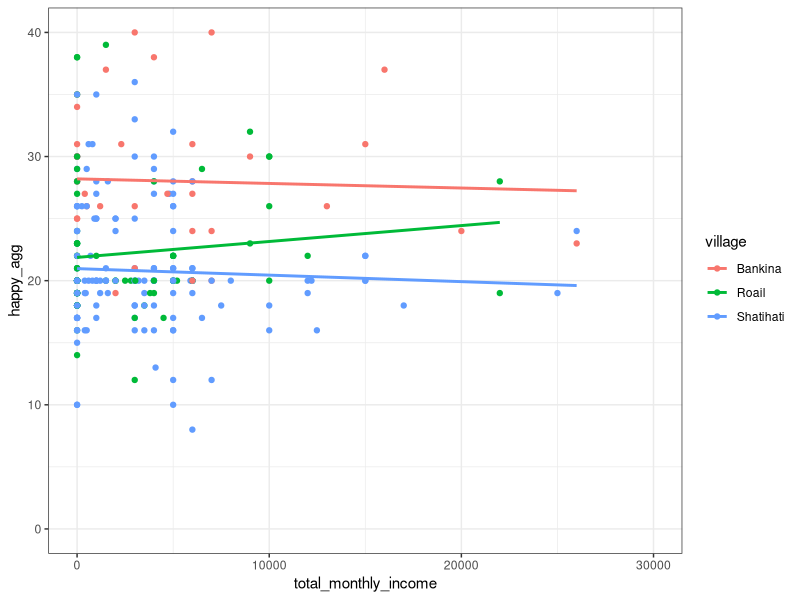
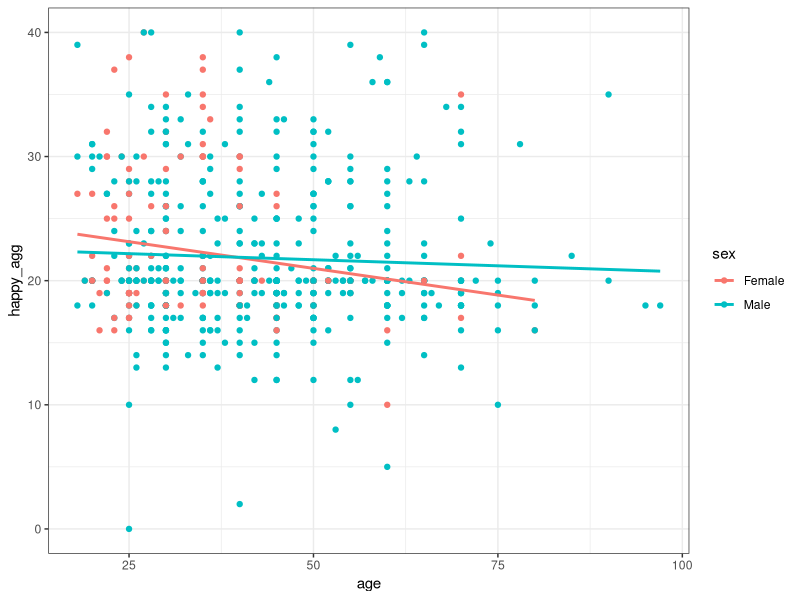
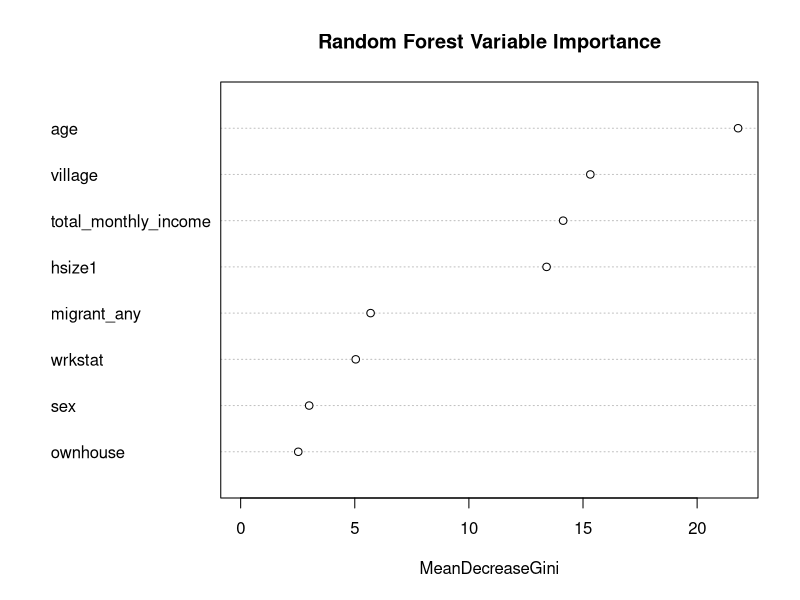

Reproduce these figures in R, in order.
#Cleaning and Isolating the Household dataset down to variables that we want to use
#I am using the hosuehold data csv file in the most recent version
#You should import the dataset manually from your computer and then select and hit import dataset again and make sure it is in your environment

library(readr)
library(tidyverse)
library(randomForest)

Household <- read_csv("Household.csv")

data <- Household


for (i in 1:nrow(data)){
  if (data$mo_wageinc1[i] == ".n"){
    data$mo_wageinc1[i] <- 0
  }
  
  if (data$mo_nonwageinc1[i] == ".n"){
    data$mo_nonwageinc1[i] <- 0
  }
  
  if (data$mo_wageinc2[i] == ".n"){
    data$mo_wageinc2[i] <- 0
  }
  
  if (data$mo_nonwageinc2[i] == ".n"){
    data$mo_nonwageinc2[i] <- 0
  }
}

data_1 <- data %>%
  select(newid, hsize1, village, migrant_any, wrkstat, age, sex, marital, happy, happy_future, ownhouse, mo_wageinc1, mo_nonwageinc1, mo_wageinc2, mo_nonwageinc2, happy_past, satcur_job, satcur_achieve, satcur_livstandard, satcur_health, satcur_safe, satcur_comm, satcur_finsec, satcur_leistime, satcur_socenv, satcur_fam) %>%
  mutate(hsize1 = as.numeric(hsize1)) %>%
  mutate(age = as.numeric(age)) %>%
  mutate(mo_wageinc1 = as.numeric(mo_wageinc1)) %>%
  mutate(mo_nonwageinc1 = as.numeric(mo_nonwageinc1)) %>%
  mutate(mo_wageinc2 = as.numeric(mo_wageinc2)) %>%
  mutate(mo_nonwageinc2 = as.numeric(mo_nonwageinc2)) %>%
  filter(happy != ".m") %>%
  filter(happy_past != ".m") %>%
  filter(happy_future != ".m") %>%
  filter(satcur_job != ".n") %>%
  filter(satcur_job != ".m" & satcur_achieve != ".m" & satcur_livstandard != ".m" & satcur_health != ".m" & satcur_safe != ".m" & satcur_comm != ".m" & satcur_finsec != ".m" & satcur_leistime != ".m" & satcur_socenv != ".m" & satcur_fam  != ".m") %>%
  mutate(across(c("happy", "satcur_job", "satcur_achieve", "satcur_livstandard", "satcur_health", "satcur_safe", "satcur_comm", "satcur_finsec", "satcur_leistime", "satcur_socenv", "satcur_fam"), as.factor)) %>%
  mutate(across(c("happy", "satcur_job", "satcur_achieve", "satcur_livstandard", "satcur_health", "satcur_safe", "satcur_comm", "satcur_finsec", "satcur_leistime", "satcur_socenv", "satcur_fam"), ~ fct_relevel(., c("Not at all satisfied", "Somewhat unsatisfied", "Satisfied", "Quite satisfied", "Completely satisfied")))) %>%
  mutate(happy_past = as.factor(happy_past)) %>%
  mutate(happy_past = fct_relevel(happy_past, c("Worse", "Same", "Better"))) %>%
  mutate(happy_future = as.factor(happy_future)) %>%
  mutate(happy_future = fct_relevel(happy_future, c("Worse", "Same", "Better"))) %>%
  mutate(happy_agg = as.numeric(satcur_job) + as.numeric(satcur_achieve) + as.numeric(satcur_livstandard) + as.numeric(satcur_health) + as.numeric(satcur_safe) + as.numeric(satcur_comm) + as.numeric(satcur_finsec) + as.numeric(satcur_leistime) + as.numeric(satcur_socenv) + as.numeric(satcur_fam) - 10) %>%
  mutate(class_2 = as.factor(happy_agg > 20))
  


max(data_1$happy_agg)


#graph 1: Happiness and income scatter plot divided by sex and faceted by village

data_1 %>%
  select(mo_wageinc1, mo_nonwageinc1, mo_wageinc2, mo_nonwageinc2, village, sex, happy_agg) %>%
  na.omit() %>%
  mutate(total_monthly_income = mo_wageinc1 + mo_nonwageinc1 + mo_wageinc2 + mo_nonwageinc2) %>%
  ggplot(aes(x = total_monthly_income, y = happy_agg, color = village)) +
  geom_point() +
  scale_x_continuous(limits = c(0, 30000)) +
  scale_y_continuous(limits = c(0, 40)) +
  theme_bw() +
  geom_smooth(method = lm, se = F)



#graph 2: Happiness and age scatter plot divided by sex and faceted by village

data_1 %>%
  select(age, village, sex, happy_agg) %>%
  na.omit() %>%
  ggplot(aes(x = age, y = happy_agg, color = sex)) +
  geom_point() +
  theme_bw() +
  geom_smooth(method = lm, se = F)

#Random Forest

rf_data <- data_1 %>%
  mutate(total_monthly_income = mo_wageinc1 + mo_nonwageinc1 + mo_wageinc2 + mo_nonwageinc2) %>%
  select(hsize1, village, migrant_any, wrkstat, age, sex, ownhouse, class_2, total_monthly_income) %>%
  na.omit() 

set.seed(346587)
split_vec <- sample(x = nrow(rf_data), size = round(.8*nrow(rf_data)), replace = FALSE)


rf_data_train <- rf_data %>%
  slice(split_vec)

rf_data_test <- rf_data %>%
  anti_join(rf_data_train)
  
rf_x_data_train <- rf_data_train %>%
  select(hsize1, village, migrant_any, wrkstat, age, sex, ownhouse, total_monthly_income)

rf_y_data_train <- rf_data_train$class_2
  
rf_x_data_test <- rf_data_test %>%
  select(hsize1, village, migrant_any, wrkstat, age, sex, ownhouse, total_monthly_income)
  
rf_y_data_test <- rf_data_test$class_2

rf1 <- randomForest(x = rf_x_data_train, y = rf_y_data_train, xtest = rf_x_data_test, ytest = rf_y_data_test, keep.forest=TRUE) 


varImpPlot(rf1, main = "Random Forest Variable Importance")


#clustering data into villages

library(cluster)


#selecting data
data_2 <- data %>%
  select(newid, hsize1, village, migrant_any, wrkstat, age, sex, marital, happy, happy_future, ownhouse, mo_wageinc1, 
         mo_nonwageinc1, mo_wageinc2, mo_nonwageinc2, happy_past, satcur_job, satcur_achieve, satcur_livstandard, satcur_health, satcur_safe, 
         satcur_comm, satcur_finsec, satcur_leistime, satcur_socenv, satcur_fam, hrelig, religious, ownhouse, housetype, cookroom,
         mainrooms, othrooms, bath_flush, bath_pitlat, bath_bucket,bath_hanging, washwater1, light1, electricity, naturalgas, generator, 
         phone, cow, chicken ) %>%
  mutate(hsize1 = as.numeric(hsize1)) %>%
  mutate(age = as.numeric(age)) %>%
  mutate(mo_wageinc1 = as.numeric(mo_wageinc1)) %>%
  mutate(mo_nonwageinc1 = as.numeric(mo_nonwageinc1)) %>%
  mutate(mo_wageinc2 = as.numeric(mo_wageinc2)) %>%
  mutate(mo_nonwageinc2 = as.numeric(mo_nonwageinc2)) %>%
  filter(happy != ".m") %>%
  filter(happy_past != ".m") %>%
  filter(happy_future != ".m") %>%
  filter(satcur_job != ".n") %>%
  filter(satcur_job != ".m" & satcur_achieve != ".m" & satcur_livstandard != ".m" & satcur_health != ".m" & satcur_safe != ".m" & satcur_comm != ".m" & satcur_finsec != ".m" & satcur_leistime != ".m" & satcur_socenv != ".m" & satcur_fam  != ".m") %>%
  mutate(across(c("happy", "satcur_job", "satcur_achieve", "satcur_livstandard", "satcur_health", "satcur_safe", "satcur_comm", "satcur_finsec", "satcur_leistime", "satcur_socenv", "satcur_fam"), as.factor)) %>%
  mutate(across(c("happy", "satcur_job", "satcur_achieve", "satcur_livstandard", "satcur_health", "satcur_safe", "satcur_comm", "satcur_finsec", "satcur_leistime", "satcur_socenv", "satcur_fam"), ~ fct_relevel(., c("Not at all satisfied", "Somewhat unsatisfied", "Satisfied", "Quite satisfied", "Completely satisfied")))) %>%
  mutate(happy_past = as.factor(happy_past)) %>%
  mutate(happy_past = fct_relevel(happy_past, c("Worse", "Same", "Better"))) %>%
  mutate(happy_future = as.factor(happy_future)) %>%
  mutate(happy_future = fct_relevel(happy_future, c("Worse", "Same", "Better"))) %>%
  mutate(happy_agg = as.numeric(satcur_job) + as.numeric(satcur_achieve) + as.numeric(satcur_livstandard) + as.numeric(satcur_health) + as.numeric(satcur_safe) + as.numeric(satcur_comm) + as.numeric(satcur_finsec) + as.numeric(satcur_leistime) + as.numeric(satcur_socenv) + as.numeric(satcur_fam) - 10) %>%
  mutate(class_2 = as.factor(happy_agg > 20)) %>%
  mutate(total_monthly_income = mo_wageinc1 + mo_nonwageinc1 + mo_wageinc2 + mo_nonwageinc2)

View(data_2)

#selecting columns
data_2 <- data_2 %>% select(-c(1,12:26))

#converting cols to numeric
data_2 <- data_2 %>% 
  mutate(cow = as.numeric(cow)) %>% 
  mutate(chicken = as.numeric(chicken))

#converting characters to factors  
data_2 <- data_2 %>% mutate_if(is.character,as.factor)

#removing rows with nas
data_2 <- data_2 %>% na.omit()

#removing village column for clustering purpose
testing_clustering <- data_2 %>% select(-village)


#running clustering alg with new data
test_clust_2 <- daisy(testing_clustering, "gower")

summary(test_clust_2)

#fit and visualize
pam_fit <- pam(test_clust_2, diss = TRUE, k = 3)

#adding cluster as a column
data_2 <- data_2 %>%  mutate(cluster=as.factor(pam_fit$clustering))

#test clustering accuracy
